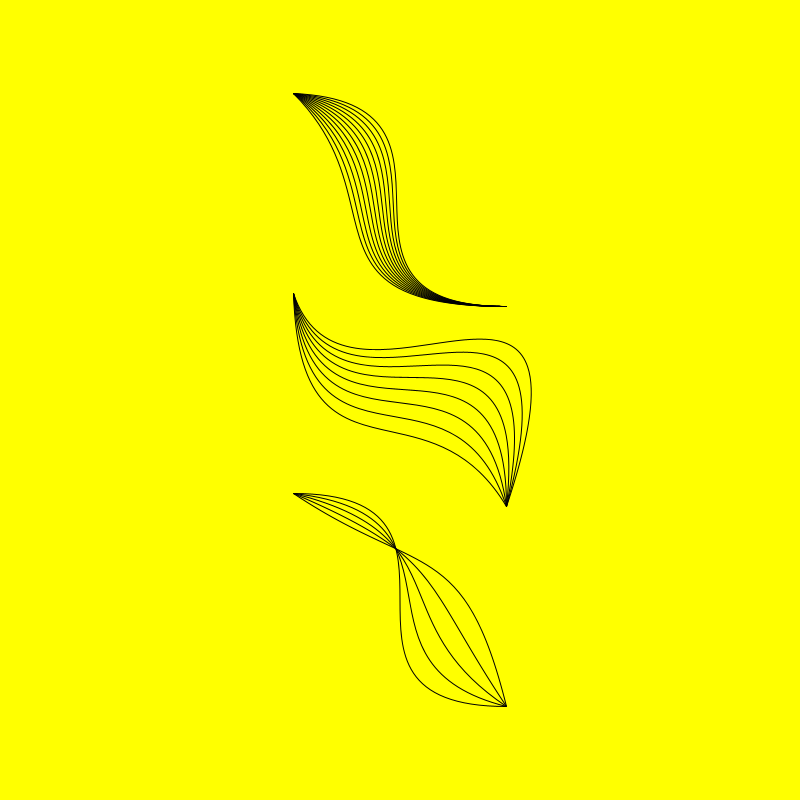
Frame 1 (no input)
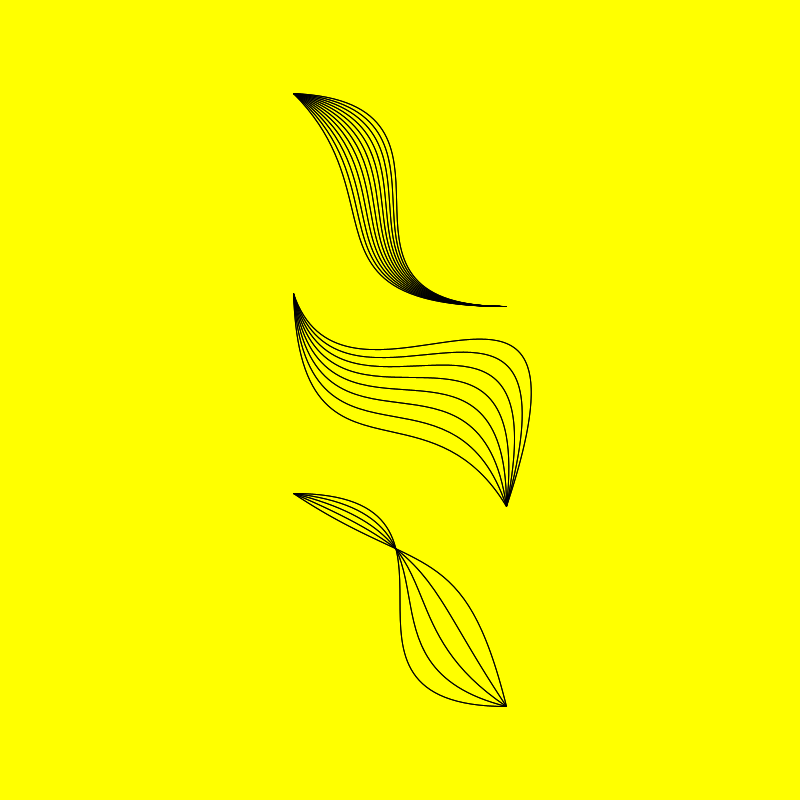
Frame 2 (the mouse pressed at the canvas centre, redrawn once)

The Processing sketch that drew these frames (run headless with seeded random() and noise(); the mouse was pressed at the canvas centre and the sketch redrawn once):

// Processing sketch: bezier02
// ── bezier02.pde

void setup() {
  size(800,800);
  noLoop();
  background(255,255,0);
  strokeWeight(1);
  strokeCap(SQUARE);
  stroke( 255 , 0 , 0, 255 );
  frameRate( 5 );
}

void draw() {
   
   hojaParametrica(12, color(0,255,0) , 150 , 400 , 200, new PVector(0, -1 )  , new PVector(1, 1 )   );
   
   hojaParametrica(5 , color(255,0,0) , 150 , 400 , 600, new PVector(-1, 0 )  ,  new PVector(1, -1 ) );
   
   hojaParametrica(8 , color(0,0,0) , 150 , 400 , 400,  new PVector(0.5,1)  ,   new PVector(-2, 0 ) );

   
}

void mousePressed() {
   redraw();  
}

void hojaParametrica(int ca, float co, float ta, float x, float y, PVector mi, PVector md) {
  noFill();
  stroke(co);
  //scale( sc );
  //bezier(-1,0,  0,-1, 0,1, 1, 0 );
  pushMatrix();
  translate(x,y);
  rotate( radians( 45 ) );
  for(int i=0  ;  i<ca ;  i++ ) {
    float manI = map(i, 0, ca, mi.x, mi.y);
    float manD = map(i, 0, ca, md.x, md.y);
    bezier(-1*ta,0,  0,manI*ta, 0,manD*ta, 1*ta, 0 );
  }
  popMatrix();
}
